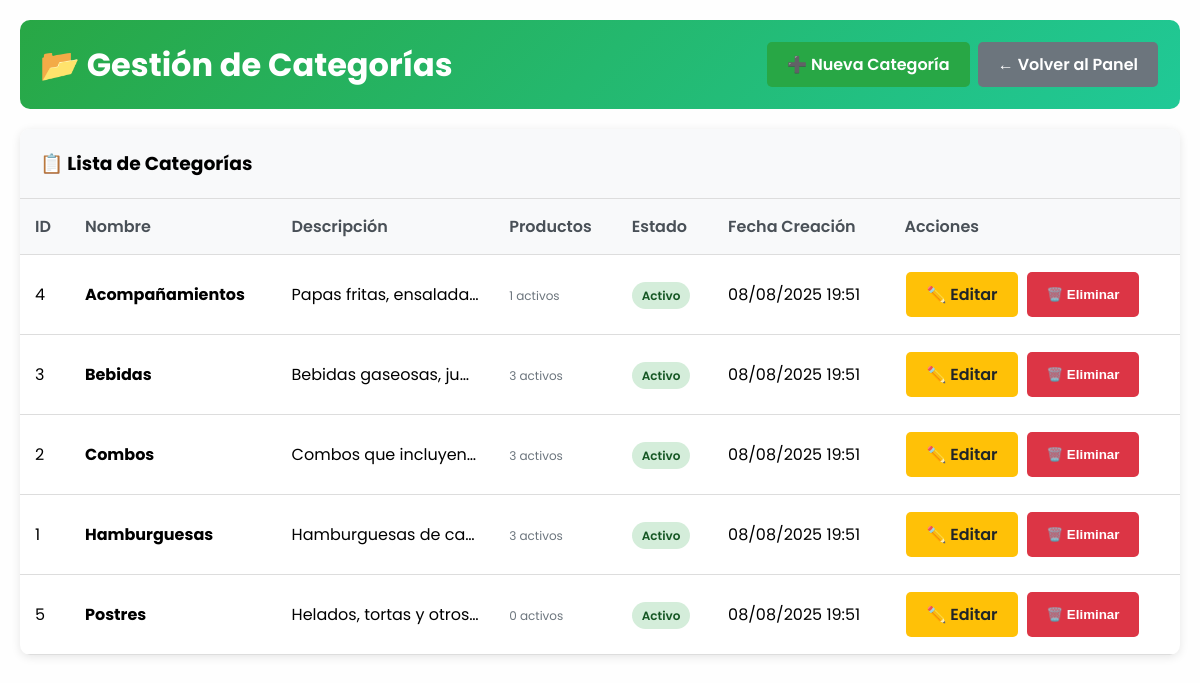
The app's page /admin/categorias/index.php (signed in) with its own data.
### tables this page shows
CREATE TABLE IF NOT EXISTS `categoria` (
  `ID_CATEGORIA` INT NOT NULL AUTO_INCREMENT,
  `NOMBRE` VARCHAR(100) NOT NULL,
  `DESCRIPCION` TEXT NULL,
  `ACTIVO` TINYINT NOT NULL DEFAULT 1,
  `FECHA_CREACION` TIMESTAMP NOT NULL,
  `FECHA_ACTUALIZACION` TIMESTAMP NULL,
  PRIMARY KEY (`ID_CATEGORIA`),
  UNIQUE INDEX `NOMBRE_UNIQUE` (`NOMBRE` ASC) VISIBLE);

### admin/categorias/index.php (the view, shortened to what this page needs)
<?php
$conexion = getConnection();
$query = "SELECT c.*,
          (SELECT COUNT(*) FROM producto WHERE ID_CATEGORIA = c.ID_CATEGORIA AND ACTIVO = 1) as productos_activos,
          (SELECT COUNT(*) FROM producto WHERE ID_CATEGORIA = c.ID_CATEGORIA) as total_productos
          FROM categoria c
          ORDER BY c.NOMBRE";
$result = $conexion->query($query);
?>
<!DOCTYPE html>
<html lang="es">
<head>
    <link rel="stylesheet" href="../../style.css">
</head>
<body>
    <div class="admin-container">
        <div class="admin-header">
            <h1>📂 Gestión de Categorías</h1>
            <div>
                <a href="registrar.php" class="btn btn-primary">➕ Nueva Categoría</a>
                <a href="../../plataforma.php" class="btn btn-secondary">← Volver al Panel</a>
            </div>
        </div>
        <div class="table-container">
            <h3 style="padding: 20px; margin: 0; background: #f8f9fa; border-bottom: 1px solid #ddd;">
                📋 Lista de Categorías
            </h3>
            <table>
                <thead>
                    <tr>
                        <th>ID</th>
                        <th>Nombre</th>
                        <th>Descripción</th>
                        <th>Productos</th>
                        <th>Estado</th>
                        <th>Fecha Creación</th>
                        <th>Acciones</th>
                    </tr>
                </thead>
                <tbody>
                    <?php if ($result->num_rows > 0): ?>
                        <?php while ($row = $result->fetch_assoc()): ?>
                            <tr>
                                <td><?php echo $row['ID_CATEGORIA']; ?></td>
                                <td><strong><?php echo htmlspecialchars($row['NOMBRE']); ?></strong></td>
                                <td class="description-cell">
                                    <?php echo !empty($row['DESCRIPCION']) ? htmlspecialchars($row['DESCRIPCION']) : '<em>Sin descripción</em>'; ?>
                                </td>
                                <td>
                                    <span class="productos-count">
                                        <?php echo $row['productos_activos']; ?> activos
                                    </span>
                                </td>
                                <td>
                                    <span class="status-badge <?php echo $row['ACTIVO'] ? 'status-activo' : 'status-inactivo'; ?>">
                                        <?php echo $row['ACTIVO'] ? 'Activo' : 'Inactivo'; ?>
                                    </span>
                                </td>
                                <td><?php echo date('d/m/Y H:i', strtotime($row['FECHA_CREACION'])); ?></td>
                                <td>
                                    <div class="actions">
                                        <a href="editar.php?id=<?php echo $row['ID_CATEGORIA']; ?>" class="btn btn-warning">
                                            ✏️ Editar
                                        </a>
                                        <?php if ($row['ACTIVO']): ?>
                                            <button class="btn btn-danger" onclick="eliminarCategoria(<?php echo $row['ID_CATEGORIA']; ?>, '<?php echo htmlspecialchars($row['NOMBRE']); ?>')">
                                                🗑️ Eliminar
                                            </button>
                                        <?php else: ?>
                                            <button class="btn btn-success" onclick="activarCategoria(<?php echo $row['ID_CATEGORIA']; ?>, '<?php echo htmlspecialchars($row['NOMBRE']); ?>')">
                                                ✅ Activar
                                            </button>
                                        <?php endif; ?>
                                    </div>
                                </td>
                            </tr>
                        <?php endwhile; ?>
                    <?php endif; ?>
                </tbody>
            </table>
        </div>
    </div>
</body>
</html>

### style.css (style rules this page uses)
* { margin: 0; padding: 0; box-sizing: border-box; text-decoration: none; list-style: none; }
html { scroll-behavior: smooth; }
body { font-family: 'poppins', sans-serif; background-color: #fefefe; }

### admin/categorias/index.php (style rules this page uses)
.admin-container { max-width: 1200px; margin: 0 auto; padding: 20px; }
.admin-header { background: linear-gradient(135deg, #28a745, #20c997); color: white; padding: 20px; border-radius: 10px; margin-bottom: 20px; display: flex; justify-content: space-between; align-items: center; }
.btn { display: inline-block; padding: 10px 20px; border-radius: 5px; text-decoration: none; font-weight: 600; transition: background 0.3s ease; border: none; cursor: pointer; margin: 2px; }
.btn-primary { background: #28a745; color: white; }
.btn-secondary { background: #6c757d; color: white; }
.btn-danger { background: #dc3545; color: white; }
.btn-warning { background: #ffc107; color: #212529; }
.table-container { background: white; border-radius: 10px; box-shadow: 0 2px 10px rgba(0,0,0,0.1); overflow: hidden; }
table { width: 100%; border-collapse: collapse; }
th, td { padding: 15px; text-align: left; border-bottom: 1px solid #ddd; }
th { background: #f8f9fa; font-weight: 600; color: #495057; }
.status-badge { padding: 5px 10px; border-radius: 15px; font-size: 12px; font-weight: 600; }
.status-activo { background: #d4edda; color: #155724; }
.productos-count { font-size: 12px; color: #6c757d; }
.actions { display: flex; gap: 5px; flex-wrap: wrap; }
.description-cell { max-width: 200px; overflow: hidden; text-overflow: ellipsis; white-space: nowrap; }

### records on screen
categoria: ID_CATEGORIA "4", NOMBRE "Acompañamientos", DESCRIPCION "Papas fritas, ensalada…", productos_activos "1", ACTIVO "Activo", FECHA_CREACION "08/08/2025 19:51"
categoria: ID_CATEGORIA "3", NOMBRE "Bebidas", DESCRIPCION "Bebidas gaseosas, ju…", productos_activos "3", ACTIVO "Activo", FECHA_CREACION "08/08/2025 19:51"
categoria: ID_CATEGORIA "2", NOMBRE "Combos", DESCRIPCION "Combos que incluyen…", productos_activos "3", ACTIVO "Activo", FECHA_CREACION "08/08/2025 19:51"
categoria: ID_CATEGORIA "1", NOMBRE "Hamburguesas", DESCRIPCION "Hamburguesas de ca…", productos_activos "3", ACTIVO "Activo", FECHA_CREACION "08/08/2025 19:51"
categoria: ID_CATEGORIA "5", NOMBRE "Postres", DESCRIPCION "Helados, tortas y otros…", productos_activos "0", ACTIVO "Activo", FECHA_CREACION "08/08/2025 19:51"
